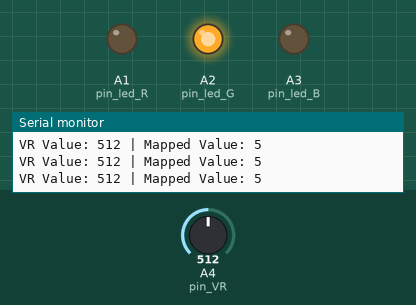
This sketch was run on a simulated Arduino Uno, built with avr-gcc and run on an emulated ATmega328P. Shown: output pins drawn as LEDs (lit = HIGH), the last lines printed to the serial monitor. Dashed ring = blinking. Inputs (shaded band) come from the test bench; at power-on: A4 (pin_VR) = 512.

Above: at 1.2 s.
1.3 s: A4 (pin_VR) set to 598
2.8 s: A4 (pin_VR) set to 625
At 4.0 s:
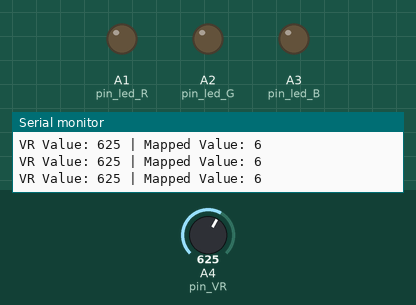
4.3 s: A4 (pin_VR) set to 1016
5.8 s: A4 (pin_VR) set to 1023
At 5.93 s:
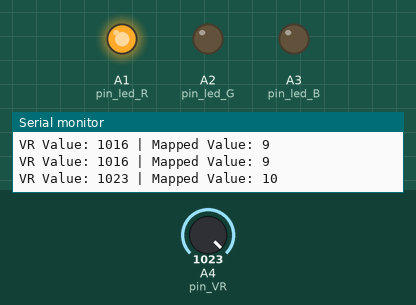
At 6.33 s:
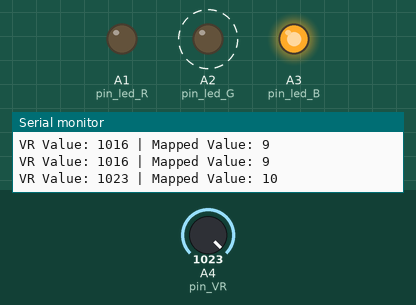
Timing chart, 0 to 9.8 s (numbered marks = the images above; inputs shaded):
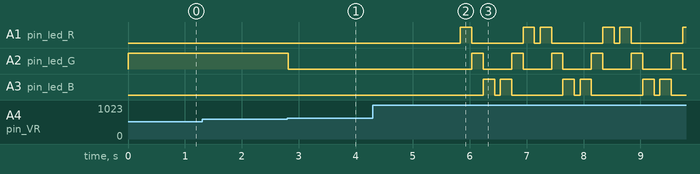

Measured:
- the behaviour switches between 613 and 614 on A4 (pin_VR) (found by bisection; images 0 and 1)
- the behaviour switches between 1022 and 1023 on A4 (pin_VR) (found by bisection; images 1 and 2)
- after the input at 2.8 s, A2 (pin_led_G): HIGH → LOW at once
- after the input at 5.8 s, A1 (pin_led_R): LOW → HIGH at once, then repeats every 1.4 s: LOW 0.90 s, HIGH 0.20 s, LOW 0.10 s, HIGH 0.20 s; A2 (pin_led_G): alternates HIGH for 0.20 s and LOW for 0.50 s, starting after 0.24 s; A3 (pin_led_B): LOW → HIGH after 0.44 s, then repeats every 1.4 s: LOW 0.10 s, HIGH 0.20 s, LOW 0.90 s, HIGH 0.20 s

The sketch:

VRsonserLED.ino
```cpp
int pin_VR = A4;     // พอร์ต Analog สำหรับ VR Sensor
int pin_led_R = A1;  // LED สีแดง
int pin_led_G = A2;  // LED สีเขียว
int pin_led_B = A3;  // LED สีฟ้า

bool reverseOrder = false; // ตัวแปรสำหรับสลับลำดับ

void setup() {
  pinMode(pin_led_R, OUTPUT);
  pinMode(pin_led_G, OUTPUT);
  pinMode(pin_led_B, OUTPUT);

  Serial.begin(9600);
}

void loop() {
  int vrValue = analogRead(pin_VR);

  int vrMapped = map(vrValue, 0, 1023, 0, 10);

  Serial.print("VR Value: ");
  Serial.print(vrValue);
  Serial.print(" | Mapped Value: ");
  Serial.println(vrMapped);

  if (vrMapped == 3) {
    // เลข 3 -> ไฟสีแดงติด
    digitalWrite(pin_led_R, HIGH);
    digitalWrite(pin_led_G, LOW);
    digitalWrite(pin_led_B, LOW);
  } else if (vrMapped == 5) {
    // เลข 5 -> ไฟสีเขียวติด
    digitalWrite(pin_led_R, LOW);
    digitalWrite(pin_led_G, HIGH);
    digitalWrite(pin_led_B, LOW);
  } else if (vrMapped == 7) {
    // เลข 7 -> ไฟสีฟ้าติด
    digitalWrite(pin_led_R, LOW);
    digitalWrite(pin_led_G, LOW);
    digitalWrite(pin_led_B, HIGH);
  } else if (vrMapped == 10) {
    if (!reverseOrder) {
      // รอบแรก: สีแดง → สีเขียว → สีฟ้า
      digitalWrite(pin_led_R, HIGH); // ไฟแดงเปิด
      delay(200);
      digitalWrite(pin_led_R, LOW);  // ไฟแดงปิด

      digitalWrite(pin_led_G, HIGH); // ไฟเขียวเปิด
      delay(200);
      digitalWrite(pin_led_G, LOW);  // ไฟเขียวปิด

      digitalWrite(pin_led_B, HIGH); // ไฟฟ้าเปิด
      delay(200);
      digitalWrite(pin_led_B, LOW);  // ไฟฟ้าปิด
    } else {
      // รอบที่สอง: สีฟ้า → สีเขียว → สีแดง
      digitalWrite(pin_led_B, HIGH); // ไฟฟ้าเปิด
      delay(200);
      digitalWrite(pin_led_B, LOW);  // ไฟฟ้าปิด

      digitalWrite(pin_led_G, HIGH); // ไฟเขียวเปิด
      delay(200);
      digitalWrite(pin_led_G, LOW);  // ไฟเขียวปิด

      digitalWrite(pin_led_R, HIGH); // ไฟแดงเปิด
      delay(200);
      digitalWrite(pin_led_R, LOW);  // ไฟแดงปิด
    }

    // สลับลำดับรอบถัดไป
    reverseOrder = !reverseOrder;
  } else {
    // ค่าอื่น ๆ -> ไฟดับทั้งหมด
    digitalWrite(pin_led_R, LOW);
    digitalWrite(pin_led_G, LOW);
    digitalWrite(pin_led_B, LOW);
  }

  delay(100); // หน่วงเวลาเล็กน้อย
}
```
